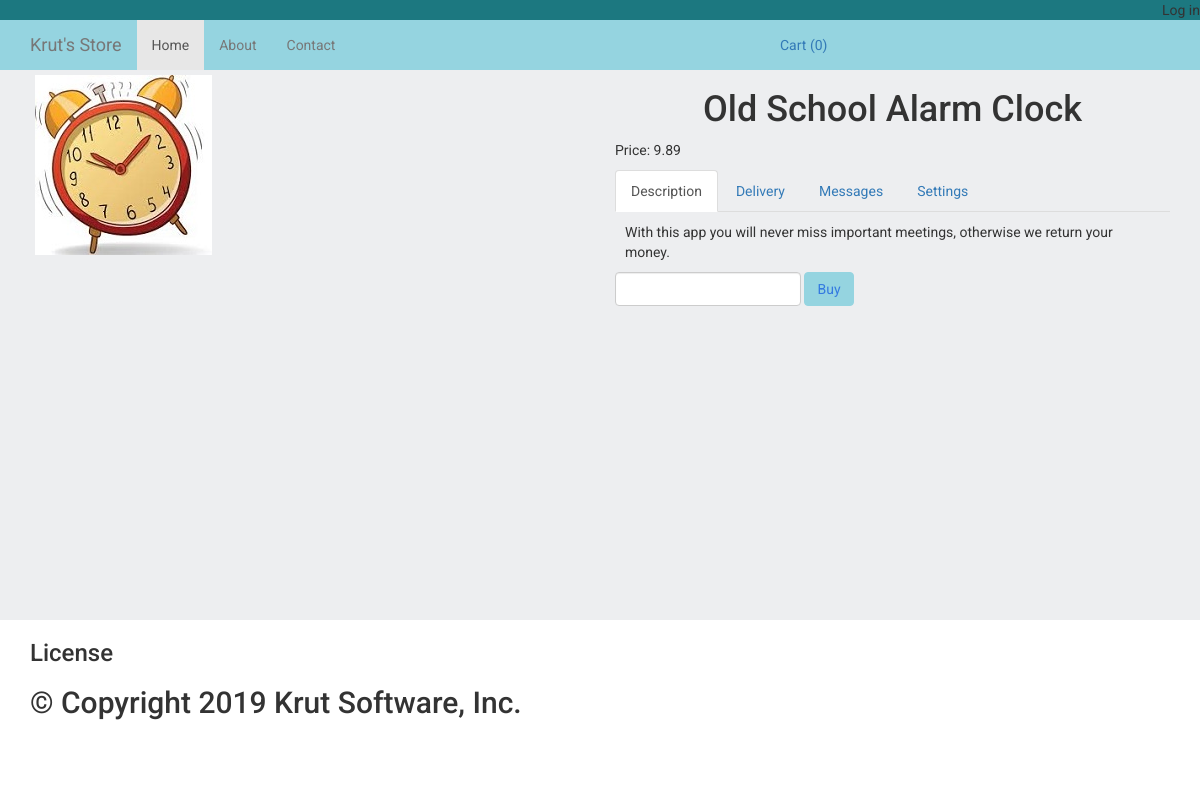
Screenshot of /product/2/ with the database file from the repository.
### products/models.py (models this page shows, shortened)
class ProductImage(models.Model):
    product = models.ForeignKey(Product, blank=True, null=True, default=None, on_delete=models.CASCADE)
    image = models.ImageField(upload_to='products_images/')
    is_main = models.BooleanField(default=False)
    is_active = models.BooleanField(default=True)
    created = models.DateTimeField(auto_now_add=True, auto_now=False)
    updated = models.DateTimeField(auto_now_add=False, auto_now=True)
    class Meta:
        verbose_name = 'Image'
        verbose_name_plural = 'Images'

class Product(models.Model):
    name = models.CharField(max_length=64, blank=True, null=True, default=None)
    price = models.DecimalField(max_digits=10, decimal_places=2, default=0)
    discount = models.IntegerField(default=0)
    category = models.ForeignKey(ProductCategory, blank=True, null=True, default=None, on_delete=models.CASCADE)
    short_description = models.TextField(blank=True, null=True, default=None)
    description = models.TextField(blank=True, null=True, default=None)
    is_active = models.BooleanField(default=True)
    created = models.DateTimeField(auto_now_add=True, auto_now=False)
    updated = models.DateTimeField(auto_now_add=False, auto_now=True)
    class Meta:
        verbose_name = 'Product'
        verbose_name_plural = 'Products'

### products/views.py (the view)
# urls.py: url(r'^product/(?P<product_id>\w+)/$', views.product, name='product'),
def product(request, product_id):
    product = Product.objects.get(id=product_id)
    session_key = request.session.session_key
    if not session_key:
        request.session.cycle_key()
    print(request.session.session_key)
    return render(request, 'products/product.html', locals())

### orders/context_processors.py (called while the page is built)
def getting_basket_info(request):
    session_key = request.session.session_key
    if not session_key:
        request.session["session_key"] = 123
        request.session.cycle_key()
    products_in_basket = ProductInBasket.objects.filter(session_key=session_key, is_active=True, order__isnull=True)
    products_total_nmb = products_in_basket.count()
    return locals()

### templates/products/product.html (shortened to what this page needs)
{% extends 'base.html' %}
{% load static %}
{% block content %}
    <div class="container">
        <div class="row">
            <div class="col-lg-6">
                {% for image_item in product.productimage_set.all %}
                    <div class="product-image-item">
                        <img src="{{ image_item.image.url }}" class="img-responsive">
                    </div>
                {% endfor %}
            </div>
            <div class="col-lg-6">
                <h1 class="text-center">
                    {{ product.name }}
                </h1>
                <div class="">
                    <p>
                        Price: {{ product.price }}
                    </p>
                </div>
                <div>
                      <ul class="nav nav-tabs" role="tablist">
                        <li role="presentation" class="active">
                            <a href="#description" aria-controls="home" role="tab" data-toggle="tab">
                                Description
                            </a>
                        </li>
                        <li role="presentation">
                            <a href="#delivery" aria-controls="profile" role="tab" data-toggle="tab">
                                Delivery
                            </a>
                        </li>
                        <li role="presentation"><a href="#messages" aria-controls="messages" role="tab" data-toggle="tab">Messages</a></li>
                        <li role="presentation"><a href="#settings" aria-controls="settings" role="tab" data-toggle="tab">Settings</a></li>
                      </ul>
                      <div class="tab-content product-description-tabs">
                        <div role="tabpanel" class="tab-pane active" id="description">
                            {{ product.description }}
                        </div>
                      </div>
                </div>
                <div>
                    <form id="form_buying_product" class="form-inline" action="{% url 'basket_adding' %}">{% csrf_token %}
                        <div class="form-group">
                             <input type="number" name="number" class="form-control" id="number">
                        </div>
                            <div class="form-group">
                                <button type="submit" id="submit_btn" class="btn btn-success btn-buy"
                                    data-product_id = "{{ product.id }}"
                                    data-name ="{{ product.name }}"
                                    data-price ="{{ product.price }}"
                                >
                                    Buy
                                </button>
                            </div>
                    </form>
                </div>
            </div>
        </div>
    </div>
{% endblock %}

### static/static_dev/css/style.css (style rules this page uses)
html, body { height: 100%; max-height: 100%; font-family: 'Roboto', sans-serif; background-color: #edeef0; }
.product-description-tabs { padding: 10px; }
.product-image-item { padding: 5px; margin-bottom: 5px; }
.btn-success { color: #347ae0; background-color: #95d4e0; border-color: #95d4e0; }

### rows the page displays
ProductImage: image (picture)
Product: name "Old School Alarm Clock", price "9.89", description "With this app you will never miss important meetings, otherwise we return your money."
